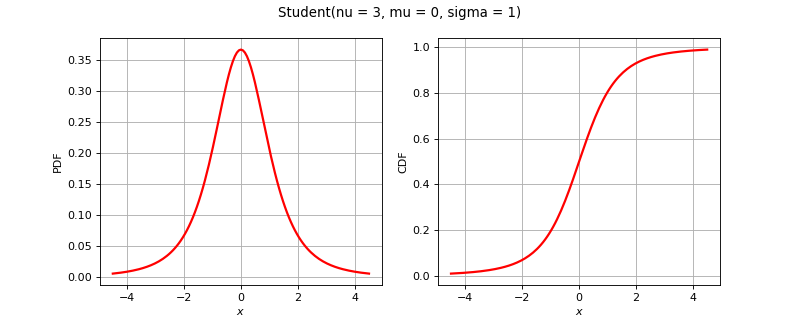

The script that drew this image:
import openturns as ot
from matplotlib import pyplot as plt
from openturns.viewer import View
if ot.Student().__class__.__name__ == 'Bernoulli':
    distribution = ot.Bernoulli(0.7)
elif ot.Student().__class__.__name__ == 'Binomial':
    distribution = ot.Binomial(5, 0.2)
elif ot.Student().__class__.__name__ == 'Hypergeometric':
    distribution = ot.Hypergeometric(10, 4, 7)
elif ot.Student().__class__.__name__ == 'CumulativeDistributionNetwork':
    coll = [ot.Normal(2),ot.Dirichlet([0.5, 1.0, 1.5])]
    distribution = ot.CumulativeDistributionNetwork(coll, ot.BipartiteGraph([[0,1], [0,1]]))
elif ot.Student().__class__.__name__ == 'Histogram':
    distribution = ot.Histogram([-1.0, 0.5, 1.0, 2.0], [0.45, 0.4, 0.15])
elif ot.Student().__class__.__name__ == 'KernelMixture':
    kernel = ot.Uniform()
    sample = ot.Normal().getSample(5)
    bandwith = [1.0]
    distribution = ot.KernelMixture(kernel, bandwith, sample)
elif ot.Student().__class__.__name__ == 'MaximumDistribution':
    coll = [ot.Uniform(2.5, 3.5), ot.LogUniform(1.0, 1.2), ot.Triangular(2.0, 3.0, 4.0)]
    distribution = ot.MaximumDistribution(coll)
elif ot.Student().__class__.__name__ == 'Multinomial':
    distribution = ot.Multinomial(5, [0.2])
elif ot.Student().__class__.__name__ == 'RandomMixture':
    coll = [ot.Triangular(0.0, 1.0, 5.0), ot.Uniform(-2.0, 2.0)]
    weights = [0.8, 0.2]
    cst = 3.0
    distribution = ot.RandomMixture(coll, weights, cst)
elif ot.Student().__class__.__name__ == 'TruncatedDistribution':
    distribution = ot.TruncatedDistribution(ot.Normal(2.0, 1.5), 1.0, 4.0)
elif ot.Student().__class__.__name__ == 'UserDefined':
    distribution = ot.UserDefined([[0.0], [1.0], [2.0]], [0.2, 0.7, 0.1])
elif ot.Student().__class__.__name__ == 'ZipfMandelbrot':
    distribution = ot.ZipfMandelbrot(10, 2.5, 0.3)
else:
    distribution = ot.Student()
dimension = distribution.getDimension()
title = str(distribution)[:100].split('\n')[0]
if dimension == 1:
    distribution.setDescription(['$x$'])
    pdf_graph = distribution.drawPDF()
    cdf_graph = distribution.drawCDF()
    fig = plt.figure(figsize=(10, 4))
    pdf_axis = fig.add_subplot(121)
    cdf_axis = fig.add_subplot(122)
    View(pdf_graph, figure=fig, axes=[pdf_axis], add_legend=False)
    View(cdf_graph, figure=fig, axes=[cdf_axis], add_legend=False)
    fig.suptitle(title)
elif dimension == 2:
    distribution.setDescription(['$x_1$', '$x_2$'])
    pdf_graph = distribution.drawPDF()
    pdf_graph.setTitle(title)
    fig = plt.figure(figsize=(10, 5))
    pdf_axis = fig.add_subplot(111)
    View(pdf_graph, figure=fig, axes=[pdf_axis], add_legend=False, square_axes=False)
